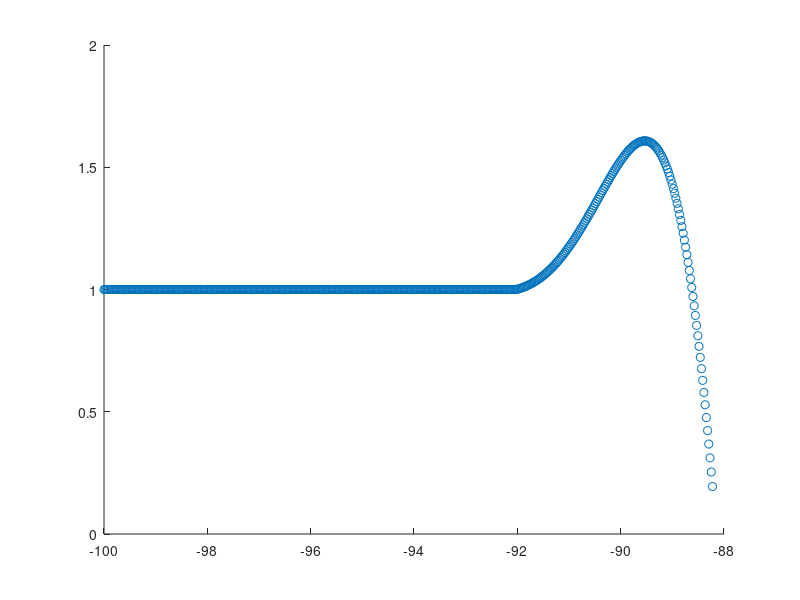

The MATLAB source for this figure: (Note: this script raises an error after producing the figure.)
%script to call dykeModel functions and solve system
clear 
close all

mu = 0.01; %viscosity (Pa s)
nu = 0.2;  %Poisson ratio
G = 10^10; %Shear modulus (Pa)
rhom = 2700; %Magma density (kg /m^3) 
rhos = 2900; %Host rock density
drho = rhos - rhom;
g = 9.81;
Q = 1;

%define input parameters to pass to model
parameters = struct();

%numerical parameters
parameters.dt = 0.000001;
parameters.dz = 0.0236; 
parameters.nTimeSteps = 5000000;
parameters.tol = 1.e-7;
parameters.maxIts = 100;

%Material/problem parameters
parameters.Q = 1; %or 2 m^3/ms ?
parameters.drho = drho;
%parameters.g = 9.81;
parameters.Kc = 1;%*Ks;

%% define initial conditions (h0, zf0)
dz = parameters.dz;
z0 = -100;
z = (0:dz:11.8)';
n = length(z);


M = csvread("initial_width.csv");

%interpolated values of h at z query points
hq = interp1(M(:,1),M(:,2),z);
hq2 = hq;
tf = (z < 8);
hq(tf) = 1.0177;


%smoother h:
p = polyfit(z, hq, 9);
v = polyval(p, z);
hq(~tf) = v(~tf);
hq = hq - 0.0177;
hq(n) = 0;

z2 = z + z0;
zf = z2(n) + dz/100;

x = zf - z2;

close all
figure; hold on
plot(z2(1:n-1),hq(1:n-1),'o'); 
%plot(z(1:n-1),v(1:n-1),'o-'); 
%M1 = matrixM(x,dz);
[M1,M2] = matrixMreduced(x,dz);
%% 

%Pressure profile that has an analytic soltion
lambda = 2.36;
Pe0 = ones(n,1);
tf = (x > lambda);
Pe0(tf) = 0;

%corresponding h profile according to h = M1Pe0
h0 = M1*Pe0;
%analytic profile
han = analyticSolution(x,lambda);

diff = h0./han;

close all
figure(1); hold on
plot(x,h0,'-o')
plot(x,han,'-k')
%plot(x,diff,'r')
plot(z,Pe0,'r')

Minv = real(han)/real(Pe0);

Pe1 = Minv*hq;

plot(x,Pe1,'b')

%%
tol = 1e-02;
maxit = 499;
% %Pe_gm = gmres(M1s,h2b(1:nz-1),[],tol,maxit); 
hn = (2^0.5);
hq2 = hq;
hq2(n) = hn;
close all

%M = zeros(N,N);
d1 = M1(  1:1+n:n*n); %diagonal k = k
d2 = M1(n+1:1+n:n*n); % k - 1
d3 = M1(  2:1+n:n*n-n); %k + 1

%Jacobi block
J = zeros(n,n);
J(1:1+n:n*n) = d1;
J(n+1:1+n:n*n) = d2;
J(2:1+n:n*n-n) = d3;

%ilu
%J = ichol(M1);
%

figure(1); pc = pcolor(M1)
colorbar
pc.LineStyle='none'

%
res = [];
Pe = gmres(M1,hq2,res,tol,maxit);
PeJ = gmres(M1,hq2,res,tol,maxit,J);
Minv = inv(M1);
Minv2 = Pe/hq2;

Pe3 = Minv2*hq2;
% close all
figure(2); hold on

h2 = M1*Pe;
h3 = M1*Pe1;
plot(z,h2,'s');
plot(z,hq2,'-k');

x1 = 1;
x2 = n;

figure(3); hold on
plot(z(x1:x2),Pe(x1:x2),'-ro');
% plot(z,PeJ,'-g*');

figure(4); pc = pcolor(M1(x1:x2,x1:x2))
colorbar
pc.LineStyle='none'
%%
close all
[h,hmax,zf,t] = dykeModel(parameters,hq,z2); 

%%
% figure(1);
% plot(z,h);
% 
 figure(3);
 plot(1:parameters.nTimeSteps,hmax)
% 
figure(4);
plot(1:parameters.nTimeSteps,fnorm)
%xlabel("Time step")
%ylabel("norm(f)")



